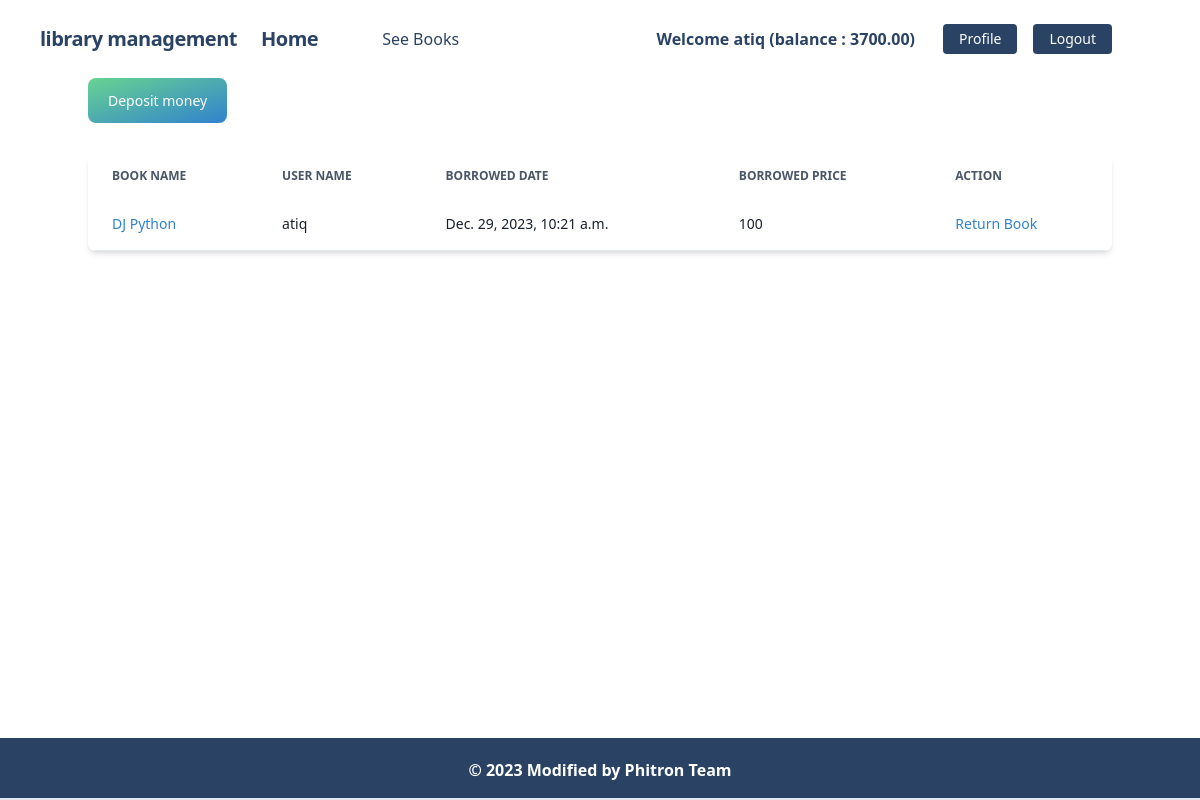
Screenshot of /users/profile/ (signed in) with the database file from the repository.
### library_user/models.py (models this page shows, shortened)
class UserAccountModel(models.Model):
    user = models.OneToOneField(User, related_name='account', on_delete=models.CASCADE)
    account_no = models.IntegerField(unique=True)
    balance = models.DecimalField(default=0, max_length=12, max_digits=1000000000000, decimal_places=2)

class BorrowedBookModel(models.Model):
    user = models.ForeignKey(User, on_delete=models.CASCADE)
    book = models.ForeignKey(BookModel, on_delete=models.CASCADE)
    borrowed_date = models.DateTimeField(auto_now_add=True)
    def __str__(self):
        return f"{self.user.username} - {self.book.title}"

### library/models.py (models this page shows)
class BookModel(models.Model):
    image = models.ImageField(upload_to='car/uploads/', blank=True, null=True)
    title = models.CharField(max_length=100)
    description = models.TextField()
    borrowing_price = models.CharField(max_length=15)
    category = models.ManyToManyField(Category)
    def __str__(self):
        return self.title

### library_user/views.py (the view)
# urls.py: path('profile/',  views.profileview, name='profile'),
def profileview(request):
    data = BorrowedBookModel.objects.filter(user=request.user)
    print(data)
    print(request.user)
    return render(request, 'profile.html', {'data':data})

### library_user/templates/profile.html (shortened to what this page needs)
{% extends "base.html" %}
{% load static %}
{% block content %}
<button class="text-white bg-gradient-to-br from-green-400 to-blue-600 hover:bg-gradient-to-bl focus:ring-4 focus:outline-none focus:ring-green-200 dark:focus:ring-green-800 font-medium rounded-lg text-sm px-5 py-3 text-center me-2 mb-2"><a href="{% url 'deposit_money' %}">Deposit money</a></button><br>
<br>
<div class="relative overflow-x-auto shadow-md sm:rounded-lg">
    <table class="w-full text-sm text-left rtl:text-right text-gray-500 dark:text-gray-400">
        <thead class="text-xs text-gray-700 uppercase bg-gray-50 dark:bg-gray-700 dark:text-gray-400">
            <tr>
                <th scope="col" class="px-6 py-3">
                    Book name
                </th>
                <th scope="col" class="px-6 py-3">
                    User name
                </th>
                <th scope="col" class="px-6 py-3">
                    Borrowed Date
                </th>
                <th scope="col" class="px-6 py-3">
                    Borrowed Price
                </th>
                <th scope="col" class="px-6 py-3">
                    Action
                </th>
            </tr>
        </thead>
        <tbody>
            {% for i in data %}
            <tr class="bg-white border-b dark:bg-gray-800 dark:border-gray-700">
                <th scope="row" class="px-6 py-4 font-medium text-gray-900 whitespace-nowrap dark:text-white">
                    <a class="text-blue-600" href="{% url 'book_details' i.id %}">{{i.book}}</a>
                </th>
                <td class="px-6 py-4 font-medium text-gray-900 whitespace-nowrap dark:text-white">
                    {{i.user}}
                </td>
                <td class="px-6 py-4 font-medium text-gray-900 whitespace-nowrap dark:text-white">
                    {{i.borrowed_date}}
                </td>
                <td class="px-6 py-4 font-medium text-gray-900 whitespace-nowrap dark:text-white">
                    {{i.book.borrowing_price}}
                </td>
                <td class="px-6 py-4 font-medium text-gray-900 whitespace-nowrap dark:text-white">
                    <a href="{% url 'returnbook' i.id %}" class="font-medium text-blue-600 dark:text-blue-500 hover:underline">Return Book</a>
                </td>
            </tr>
            {% endfor %}
        </tbody>
    </table>
</div>
{% endblock content %}

### core/templates/navbar.html (shortened to what this page needs)
<nav class="flex items-center justify-between flex-wrap bg-white p-6 px-10">
    <div class="flex items-center flex-shrink-0 text-white mr-6">
        <span class="font-semibold text-xl tracking-tight text-blue-900">library management </span>
    </div>
    <div class="flex items-center flex-shrink-0 text-white mr-6">
        <span class="font-semibold text-xl tracking-tight text-blue-900"><a href="/">Home</a></span>
    </div>
    <div class="w-full block flex-grow lg:flex lg:items-center lg:w-auto px-10">
        {% if request.user.is_authenticated%}
            <div class="text-md lg:flex-grow">
                <a href="{% url 'seeBook' %}" class="block mt-4 lg:inline-block lg:mt-0 text-blue-900 hover:text-red-900 hover:font-black mr-4">
                    See Books
                </a>
            </div>
            <div class="flex w-auto">
                <div class="text-blue-900 my-auto font-black px-5">Welcome {{ request.user.username }} (balance : {{request.user.account.balance}}) </div>
                <a href="{% url 'profile' %}" class="mx-2 inline-block font-medium text-sm px-4 py-2 leading-none bg-blue-900 rounded text-white border-white hover:border-transparent hover:text-dark hover:bg-red-700 mt-4 lg:mt-0">Profile</a>
                <a href="{% url 'logout' %}" class="mx-2 inline-block font-medium text-sm px-4 py-2 leading-none bg-blue-900 rounded text-white border-white hover:border-transparent hover:text-dark hover:bg-red-700 mt-4 lg:mt-0">Logout</a>
            </div>
        {% endif %}
    </div>
</nav>

### rows the page displays
BorrowedBookModel: book "DJ Python", user "atiq", borrowed_date "Dec. 29, 2023, 10:21 a.m.", book.borrowing_price "100"

### other values shown
{{ request.user.username }} "atiq"
{{ request.user.account.balance }} "3700.00"
